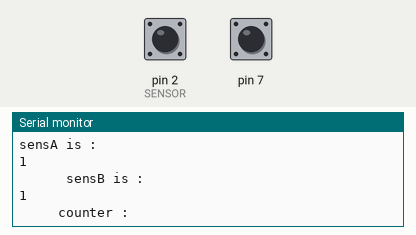
This sketch was run on a simulated Arduino Uno, built with avr-gcc and run on an emulated ATmega328P. Parts: the last lines printed to the serial monitor. The test bench sets the inputs (shaded band); at power-on: pin 7 HIGH, pin 2 (SENSOR) HIGH.

Above: at 1.2 s.
1.3 s: pin 7 pulled LOW for 0.15 s
4.4 s: pin 7 pulled LOW for 3.2 s
At 6.0 s:
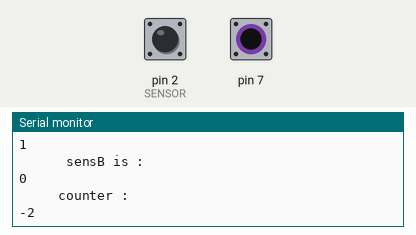
10.6 s: pin 7 pulled LOW for 1 s
At 12.3 s:
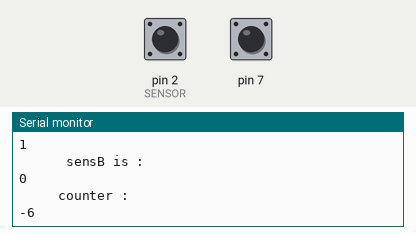
14.6 s: pin 7 pulled LOW for 0.15 s
17.7 s: pin 7 pulled LOW for 3.2 s
At 19.3 s:
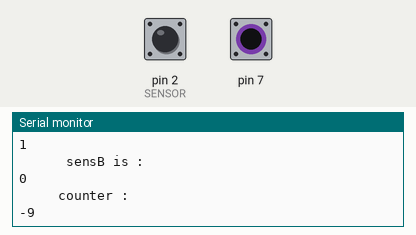
23.9 s: pin 7 pulled LOW for 3.2 s
At 25.6 s:
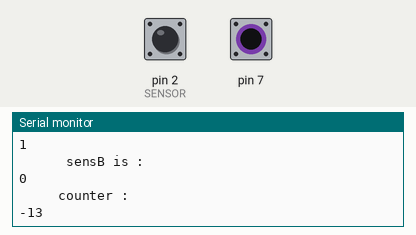
Timing chart, 0 to 27.1 s (numbered marks = the images above; inputs shaded):
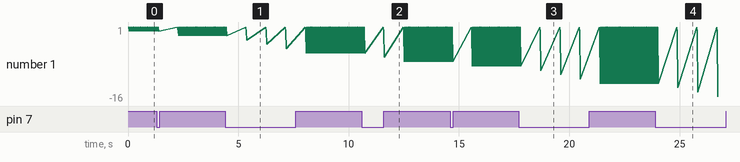

Measured:
- after the input at 4.4 s, the serial monitor: prints a new line after 0.98 s (image 1)
- after the input at 10.6 s, the serial monitor: prints a new line after 1.0 s (image 2)
- after the input at 17.7 s, the serial monitor: prints a new line after 1.0 s (image 3)
- after the input at 23.9 s, the serial monitor: prints a new line after 1.0 s (image 4)
- plotted number 1: 1 → -5 after the input at 4.4 s, -5 → -7 after the input at 10.6 s, 1 → -12 after the input at 17.7 s, -12 → -16 after the input at 23.9 s

The sketch:

occupancy_one_people_test1.ino
```cpp
int sensA;                      //    Declaring VARIABLES
int sensB;
//int thresh;
int ctr=0;
//int lights=9;
//int sens_cutoff=A2;
//int relay=2;

void setup()
{

Serial.begin(9600);
pinMode(2, INPUT_PULLUP);
pinMode(7, INPUT_PULLUP);
}

void loop()
{
sensA = digitalRead(2);                        // READ SENSOR A AND B
sensB= digitalRead(7);
//thresh = 300;                                  // !!!!!!!!!!!!!!!   CHANGE THE VALUE OF THRESHOLD ACCORDING TO THE AMBIENT LIGHT
if(sensA==0 && sensB == 1)
{
ctr=ctr+1;                                      //  INCREMENT
delay(900);
}
else{ctr=ctr;
}

if(sensA==1 && sensB == 0)
{
ctr=ctr-1;                                       // DECREMENT
delay(900);
}
else
{
  ctr=ctr;
}

Serial.println("sensA is :  ");                          // PRINT ALL THE VALUES AND COUNTER
Serial.println(sensA   );
Serial.println("      sensB is :  ");
Serial.println(sensB    );
Serial.println("     counter :  ");
Serial.println(ctr);

}
```
